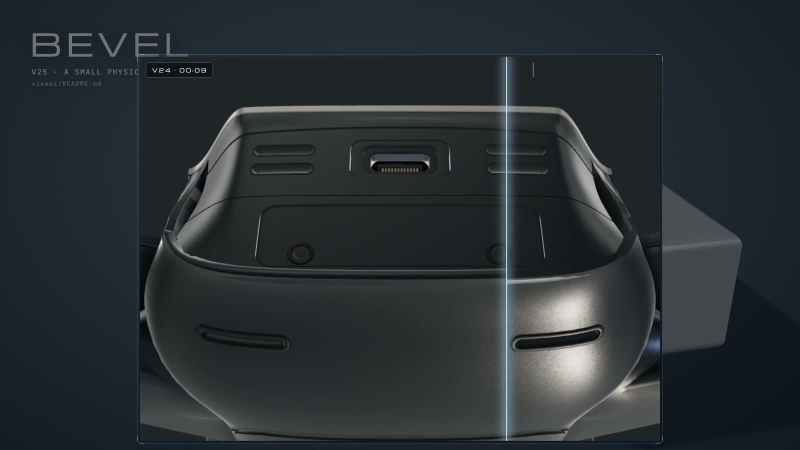
#> input picture course/shots/bevel.jpg, 1600 x 900 px, given in place of top.jpg, which was not available (shown at 1/2 size)
$ python compare_v08_product.py ../../course/shots/bevel.jpg
#> lines starting #> are read from the running program, lines starting #| are printed output that depends on the picture
"""Make private product-photo comparisons with the reference and review model nose-up.
The top board uses opposing motor centres to set scale and translation independently.
"""
from pathlib import Path
from math import dist,sqrt
import sys
from PIL import Image,ImageDraw,ImageFont
root=Path(__file__).resolve().parents[1]
private=root/'references/real/mini-2'
font=ImageFont.truetype('/System/Library/Fonts/Supplemental/Arial.ttf',26)
small=ImageFont.truetype('/System/Library/Fonts/Supplemental/Arial.ttf',18)
PW,PH=890,746
def placed(source,center,px_per_mm,scale,frame):
    ratio=px_per_mm/scale
    return source.convert('RGB').transform(frame,Image.Transform.AFFINE,
        (ratio,0,center[0]-ratio*frame[0]/2,0,ratio,center[1]-ratio*frame[1]/2),
        Image.Resampling.BICUBIC,fillcolor='#ffffff')

draft='--draft' in sys.argv
real=Image.open(private/'top.jpg')
#> real is the input picture: PIL image 1600x900 RGB; mean R, G, B 41.6, 47.7, 52.3
hubs=[(305,416),(974,416),(326,892),(956,892)]
px=(dist(hubs[0],hubs[3])+dist(hubs[1],hubs[2]))/(2*213)
real_center=tuple(sum(c)/4 for c in zip(*hubs))
avi=Image.open(root/('measurements/v08-draft-1-top.png' if draft else 'renders/v08/v08-unfolded-top.png')).transpose(Image.Transpose.ROTATE_180)
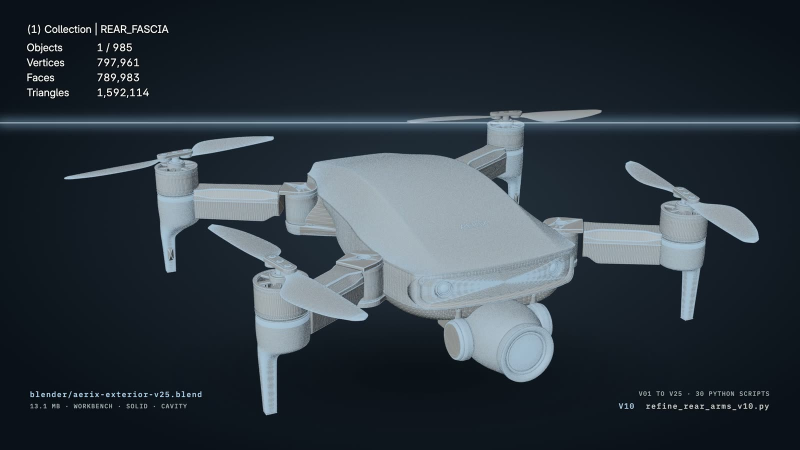
#> input picture course/shots/blender.jpg, 1600 x 900 px, given in place of v08-unfolded-top.png, which was not available (shown at 1/2 size)
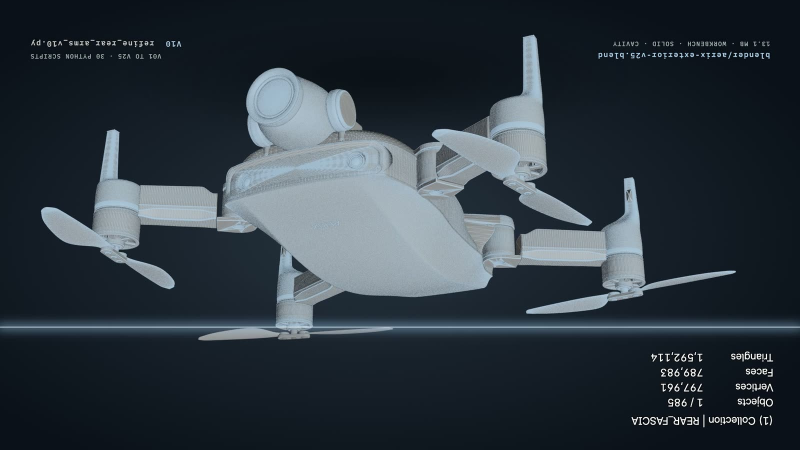
#> avi: PIL image 1600x900 RGB (shown at 1/2 size); mean R, G, B 46.1, 56.3, 64.7
sp=avi.width/500
#> sp = 3.2
y_avg=39.7-sqrt(213**2-171.5**2)/2
avi_center=(avi.width/2-.5,avi.height/2-.5-y_avg*sp)
#> avi_center = (799.5, 524.6)
board=Image.new('RGB',(2*PW+4,PH+83),'#f3f3ef')
d=ImageDraw.Draw(board)
for x,img,center,s,headline,note in [(0,real,real_center,px,'DJI Mini 2','DJI product photograph'),
    (PW+4,avi,avi_center,sp,'RILL V08','Blender render')]:
    board.paste(placed(img,center,s,3.25,(PW,PH)),(x,83))
    d.text((x+18,10),headline,font=font,fill='#252925')
    d.text((x+18,46),note+'   /   213 mm diagonal registration',font=small,fill='#454945')
#> this loop made 2 passes
#> (x, center, s, headline, note, ratio in placed) on passes 1 to 2: (0, (640.2, 654), 3.78, 'DJI Mini 2', 'DJI product photograph', 1.16), (894, (799.5, 524.6), 3.2, 'RILL V08', 'Blender render', 0.985)
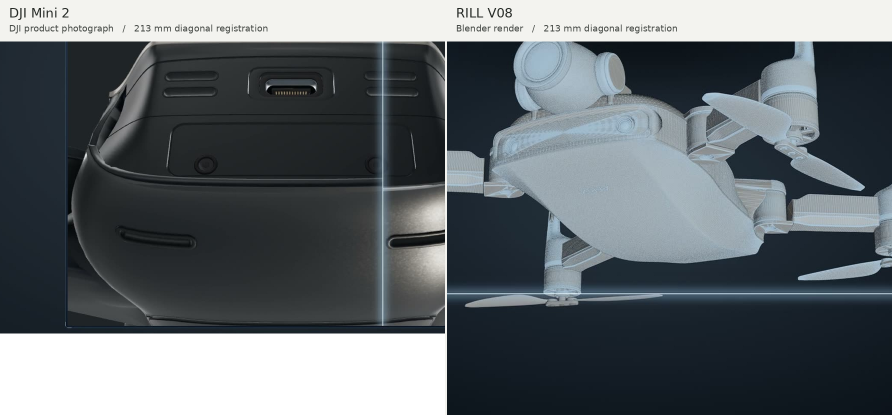
#> board: PIL image 1784x829 RGB (shown at 1/2 size); mean R, G, B 97, 103.9, 108.4
board.save(private/('v08-trial-comparison.jpg' if draft else 'v08-top-comparison.jpg'),quality=95,subsampling=0)

if draft: sys.exit(0)

for source,render,label in [('front.jpg','near-level','Front three-quarter'),('folded.jpg','folded','Folded three-quarter')]:
    studio=Image.open(private/f'v08-{render}-render.png').convert('RGBA')
    box=studio.getchannel('A').getbbox()
#> box = (0, 0, 1600, 900)
    studio=studio.crop(box)
    final=Image.new('RGB',(2*PW+4,560),'white')
#> final: PIL image 1784x560 RGB; every value is 255
    d=ImageDraw.Draw(final)
    # Bounding rectangles crop the source's white field only. Preserve each image's aspect ratio.
    bounds=(96,423,1178,797) if render=='near-level' else (253,385,1000,912)
#> (the run stopped early here; a loop or call above may not have finished)
